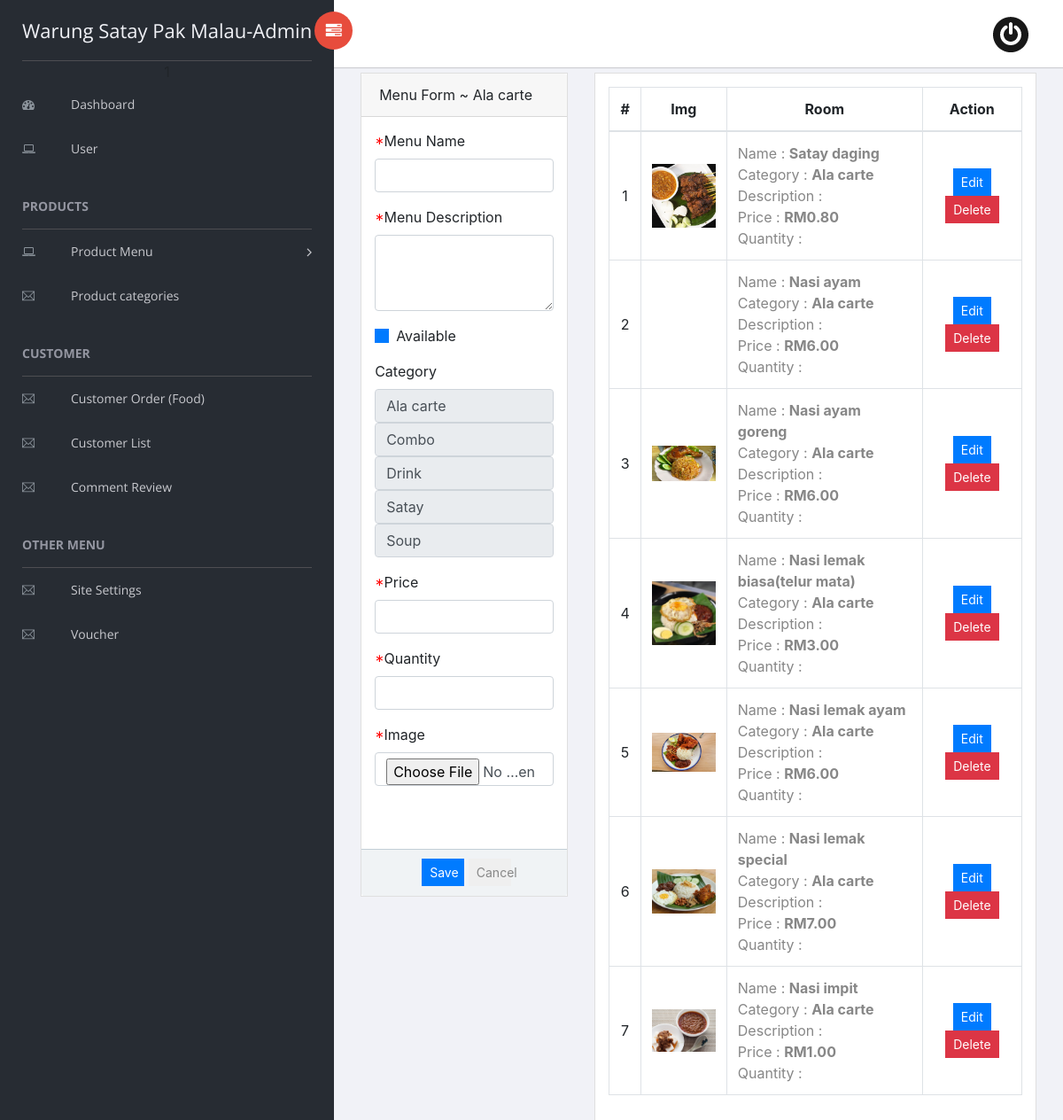
The page /admin/index.php?page=menu&category_id=all (signed in) on the database as committed earlier.
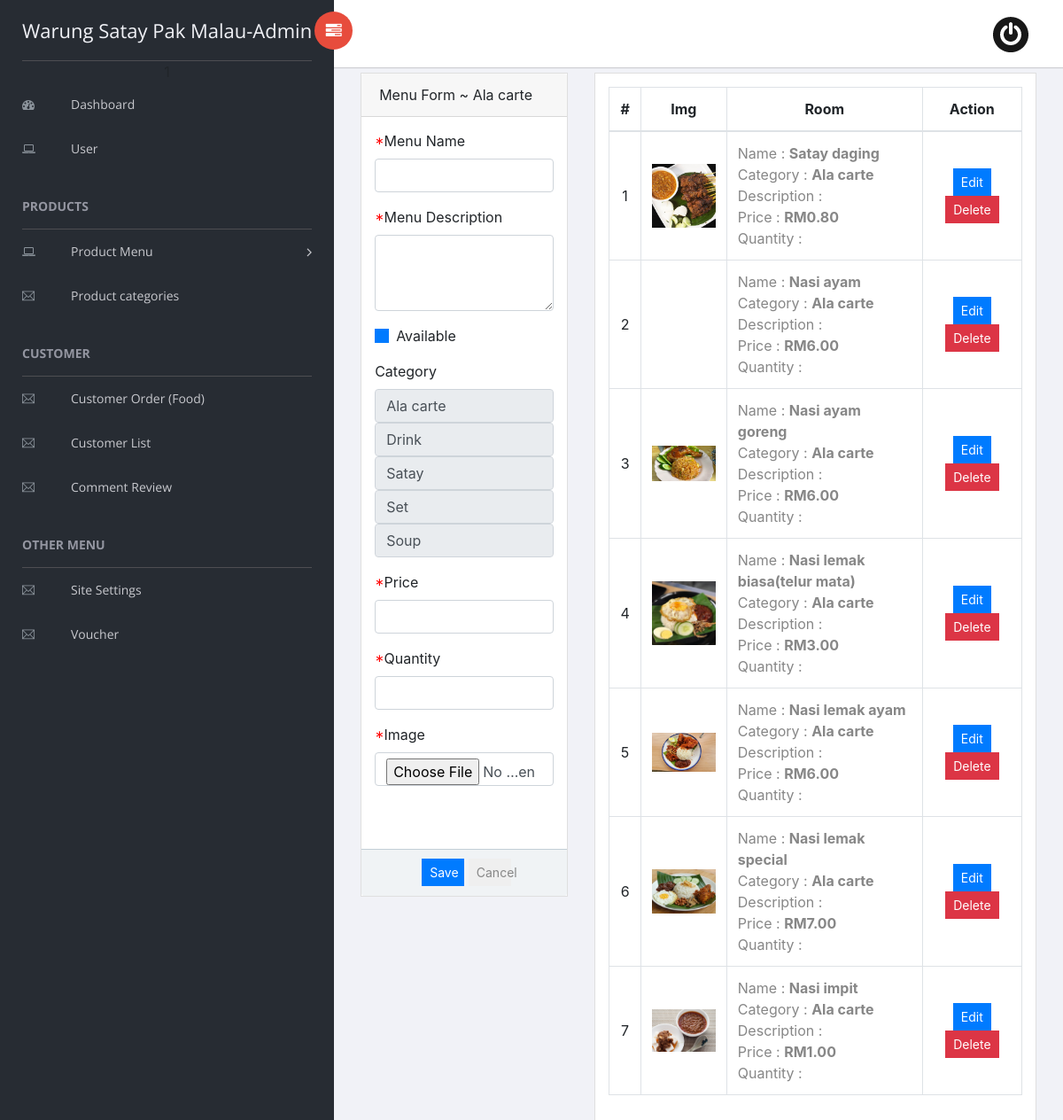
The same page on the database as committed later.
### tables this page shows
CREATE TABLE `category_list` (
  `id` int(30) NOT NULL,
  `name` text NOT NULL
);

CREATE TABLE `product_list` (
  `id` int(30) NOT NULL,
  `category_id` int(30) NOT NULL,
  `name` varchar(100) NOT NULL,
  `description` text NOT NULL,
  `price` float NOT NULL DEFAULT 0,
  `img_path` text NOT NULL,
  `status` tinyint(1) NOT NULL DEFAULT 1 COMMENT '0= unavailable, 2 Available'
);

### admin/menu.php (the view, shortened to what this page needs)
<?php include('db_connect.php');
?>
<?php include('header.php');?>
<div class="container-fluid">
	<div class="col-lg-12">
		<div class="row">
			<div class="col-md-4">
				<form action="" id="manage-menu">
					<div class="card">
						<div class="card-header">
						<?php
									if (isset($_GET['category_id']) && $_GET['category_id'] == 'all') {
										$cat = $conn->query("SELECT * FROM category_list order by name asc ");
									} else if (isset($_GET['category_id']) && is_numeric($_GET['category_id'])) {
										$cat = $conn->query("SELECT * FROM category_list where id = {$_GET['category_id']} order by name asc ");
									}
									$row = $cat->fetch_assoc();
									?>
							Menu Form ~ <?php echo isset($row['name']) ? $row['name'] : 'All' ?>
						</div>
						<div class="card-body">
							<div class="form-group">
								<label class="control-label"><span style="color:red;">*</span>Menu Name</label>
								<input type="text" class="form-control" name="name" required>
							</div>
							<div class="form-group">
								<label class="control-label"><span style="color:red;">*</span>Menu Description</label>
								<textarea cols="30" rows="3" class="form-control" name="description" required></textarea>
							</div>
							<div class="form-group">
								<div class="custom-control custom-switch">
									<label class="custom-control-label" for="availability">Available</label>
								</div>
							</div>
							<div class="form-group">
								<label class="control-label">Category </label>
									<?php
									if (isset($_GET['category_id']) && $_GET['category_id'] == 'all') {
										$cat = $conn->query("SELECT * FROM category_list order by name asc ");
									} else if (isset($_GET['category_id']) && is_numeric($_GET['category_id'])) {
										$cat = $conn->query("SELECT * FROM category_list where id = {$_GET['category_id']} order by name asc ");
									}
									while ($row = $cat->fetch_assoc()) :
									?>
										<input type="text" class="form-control" name="name" value="<?php echo $row['name'] ?>" disabled>
									<?php endwhile; ?>
							</div>
							<div class="form-group">
								<label class="control-label"><span style="color:red;">*</span>Price</label>
								<input type="text" class="form-control text-right" name="price" step="any" oninput="this.value = this.value.replace(/[^0-9.]/g, '').replace(/^(\d*\.\d{0,2}).*/, '$1');" required>
							</div>
							<div class="form-group">
								<label class="control-label"><span style="color:red;">*</span>Quantity</label>
								<input type="text" class="form-control text-right" name="quantity" step="1" min="0" oninput="this.value = this.value.replace(/\D/g, '').replace(/^0+/, '')" required>
								</div>
							<div class="form-group">
								<label for="" class="control-label"><span style="color:red;">*</span>Image</label>
								<input type="file" class="form-control" name="img" onchange="displayImg(this,$(this))" required>
							</div>
							<div class="form-group">
							</div>
						</div>
						<div class="card-footer">
							<div class="row">
								<div class="col-md-12">
									<button class="btn btn-sm btn-primary col-sm-3 offset-md-3"> Save</button>
									<button class="btn btn-sm btn-default col-sm-3" type="button" onclick="$('#manage-menu').get(0).reset()"> Cancel</button>
								</div>
							</div>
						</div>
					</div>
				</form>
			</div>
			<div class="col-md-8">
				<div class="card">
					<div class="card-body">
						<table class="table table-bordered table-hover">
							<thead>
								<tr>
									<th class="text-center">#</th>
									<th class="text-center">Img</th>
									<th class="text-center">Room</th>
									<th class="text-center">Action</th>
								</tr>
							</thead>
							<tbody>
								<?php
								$i = 1;
								$category_id = isset($_GET['category_id']) ? $_GET['category_id'] : null;
								if ($category_id !== null && is_numeric($category_id)) {
									$category_id = $conn->real_escape_string($category_id);
									$sql = "SELECT p.*, c.name AS cat
											FROM product_list p
											INNER JOIN category_list c ON c.id = p.category_id
											WHERE p.category_id = $category_id
											ORDER BY p.id ASC";
									$cats = $conn->query($sql);
								}else if($category_id == 'all'){
									$sql = "SELECT p.*, c.name AS cat
											FROM product_list p
											INNER JOIN category_list c ON c.id = p.category_id
											ORDER BY p.id ASC";
									$cats = $conn->query($sql);
								}
								 else {
									echo "Invalid category ID";
								}
								while ($row = $cats->fetch_assoc()) :
								?>
									<tr>
										<td class="text-center"><?php echo $i++ ?></td>
										<td class="text-center">
											<img src="<?php echo isset($row['img_path']) ? '../assets/img/' . $row['img_path'] : '' ?>" alt="" id="cimg">
										</td>
										<td class="">
											<p>Name : <b><?php echo $row['name'] ?></b></p>
											<p>Category : <b><?php echo $row['cat'] ?></b></p>
											<p>Description : <b class="truncate"><?php echo $row['description'] ?></b></p>
											<p>Price : <b><?php echo "RM" . number_format($row['price'], 2) ?></b></p>
											<p>Quantity : <b><?php echo $row['quantity'] ?></b></p>
										</td>
										<td class="text-center">
											<button class="btn btn-sm btn-primary edit_menu" type="button" data-id="<?php echo $row['id'] ?>" data-name="<?php echo $row['name'] ?>" data-status="<?php echo $row['status'] ?>" data-description="<?php echo $row['description'] ?>" data-price="<?php echo $row['price'] ?>  " data-quantity="<?php echo $row['quantity'] ?>   " data-category_id="<?php echo $row['category_id'] ?>" data-img_path="<?php echo $row['img_path'] ?>">Edit</button>
											<button class="btn btn-sm btn-danger delete_menu" type="button" data-id="<?php echo $row['id'] ?>">Delete</button>
										</td>
									</tr>
								<?php endwhile; ?>
							</tbody>
						</table>
					</div>
				</div>
			</div>
		</div>
	</div>
</div>

### admin/index.php (shortened to what this page needs)
<!doctype html>
<html class="no-js" lang="en">
<head>
    <link rel="stylesheet" href="vendors/bootstrap/dist/css/bootstrap.min.css">
    <link rel="stylesheet" href="vendors/font-awesome/css/font-awesome.min.css">
    <link rel="stylesheet" href="vendors/themify-icons/css/themify-icons.css">
    <link rel="stylesheet" href="vendors/flag-icon-css/css/flag-icon.min.css">
    <link rel="stylesheet" href="vendors/selectFX/css/cs-skin-elastic.css">
    <link rel="stylesheet" href="vendors/datatables.net-bs4/css/dataTables.bootstrap4.min.css">
    <link rel="stylesheet" href="vendors/datatables.net-buttons-bs4/css/buttons.bootstrap4.min.css">
    <head>
        <link rel="stylesheet" href="vendors/bootstrap/dist/css/bootstrap.min.css">
        <link rel="stylesheet" href="vendors/font-awesome/css/font-awesome.min.css">
        <link rel="stylesheet" href="vendors/themify-icons/css/themify-icons.css">
        <link rel="stylesheet" href="vendors/flag-icon-css/css/flag-icon.min.css">
        <link rel="stylesheet" href="vendors/selectFX/css/cs-skin-elastic.css">
        <link rel="stylesheet" href="vendors/datatables.net-bs4/css/dataTables.bootstrap4.min.css">
        <link rel="stylesheet" href="vendors/datatables.net-buttons-bs4/css/buttons.bootstrap4.min.css">
        <link rel="stylesheet" href="assetsnew/css/style.css">
    </head>
    <link rel="stylesheet" href="assetsnew/css/style.css">
</head>
<body>
    <aside id="left-panel" class="left-panel">
        <nav class="navbar navbar-expand-sm navbar-default">
            <div class="navbar-header">
                <a class="navbar-brand" href="index.php?page=dashboard">Warung Satay Pak Malau-Admin</a>
            </div>
            <div id="main-menu" class="main-menu collapse navbar-collapse">
                <ul class="nav navbar-nav">
                    <li>
                        <a href="index.php?page=dashboard"> <i class="menu-icon fa fa-dashboard"></i>Dashboard </a>
                    </li>
                    <?php if($_SESSION['login_type'] == 1): ?>
                    <li>
                        <a href="index.php?page=users"> <i class="menu-icon fa fa-laptop"></i>User </a>
                    </li>
                    <?php endif; ?>
                    <h3 class="menu-title">Products</h3>
                    <li class="menu-item-has-children dropdown">
                        <a href="index.php?page=menu&category_id=all" class="dropdown-toggle" data-toggle="dropdown" aria-haspopup="true" aria-expanded="false"> <i class="menu-icon fa fa-laptop"></i>Product Menu</a>
                    </li>
                    <li >
                    <a href="index.php?page=categories"> <i class="menu-icon ti-email"></i>Product categories</a>
                    </li>
                    <h3 class="menu-title">Customer </h3>
                    <li>
                        <a href="index.php?page=orders"> <i class="menu-icon ti-email"></i>Customer Order (Food)</a>
                    </li>
                    <li>
                        <a href="index.php?page=customer_list"> <i class="menu-icon ti-email"></i>Customer List </a>
                    </li>
                    <li>
                        <a href="index.php?page=comment_review"> <i class="menu-icon ti-email"></i>Comment Review </a>
                    </li>
                    <h3 class="menu-title">Other Menu</h3>
                    <?php if($_SESSION['login_type'] == 1): ?>
                    <li>
                        <a href="index.php?page=site_settings"> <i class="menu-icon ti-email"></i>Site Settings </a>
                    </li>
                    <?php endif; ?>
                    <li>
                        <a href="index.php?page=voucher"> <i class="menu-icon ti-email"></i>Voucher </a>
                    </li>
                </ul>
            </div>
        </nav>
    </aside>
    <div id="right-panel" class="right-panel">
        <header id="header" class="header">
            <div class="header-menu">
                <div class="col-sm-7">
                    <a id="menuToggle" class="menutoggle pull-left"><i class="fa fa fa-tasks"></i></a>
                </div>
                <div class="col-sm-5">
                    <div class="float-right">
                        <a href="ajax.php?action=logout" class=""  >
                            <img class="user-avatar rounded-circle" src="../images/poweroffbtn.png" alt="User Avatar">
                        </a>
                    </div>
                </div>
            </div>
        </header>
        <?php $page = isset($_GET['page']) ? $_GET['page'] : 'dashboard'; ?>
        <?php include $page . '.php' ?>
</body>
</html>

### admin/header.php (shortened to what this page needs)
<link href="assets/css/style.css" rel="stylesheet">
<link type="text/css" rel="stylesheet" href="assets/css/jquery-te-1.4.0.css">

### admin/menu.php (style rules this page uses)
img#cimg, .cimg { max-height: 10vh; max-width: 6vw; }
td { vertical-align: middle !important; }
td p { margin: unset !important; }
.custom-switch, .custom-control-input, .custom-control-label { cursor: pointer; }

Rows that differ between the two databases and show on the page:
changed category_list: name "Combo" → "Set"; moves down the list
